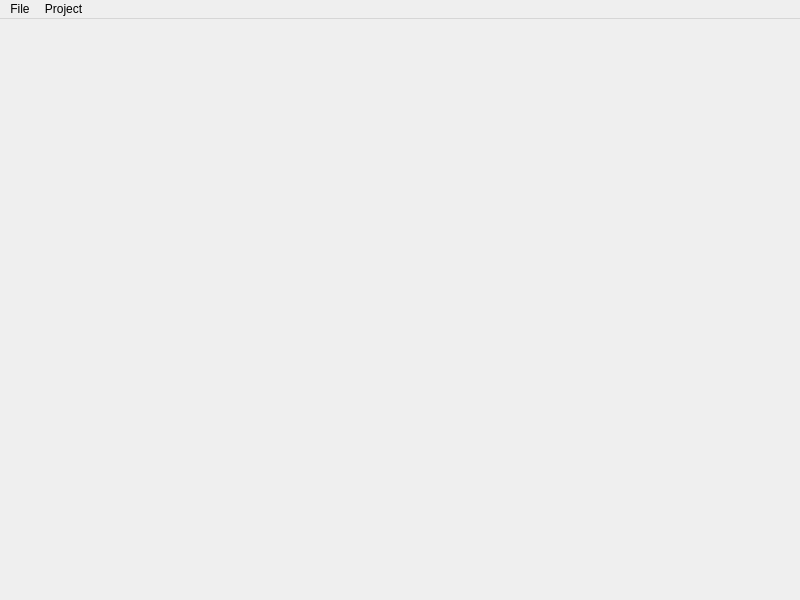
<?xml version="1.0" encoding="UTF-8"?>
<ui version="4.0">
 <class>MainWindowClass</class>
 <widget class="QMainWindow" name="MainWindowClass">
  <property name="geometry">
   <rect>
    <x>0</x>
    <y>0</y>
    <width>800</width>
    <height>600</height>
   </rect>
  </property>
  <property name="minimumSize">
   <size>
    <width>800</width>
    <height>600</height>
   </size>
  </property>
  <property name="windowTitle">
   <string>PK Creator </string>
  </property>
  <property name="locale">
   <locale language="English" country="UnitedStates"/>
  </property>
  <widget class="QWidget" name="centralWidget">
   <layout class="QVBoxLayout" name="verticalLayout"/>
  </widget>
  <widget class="QMenuBar" name="menuBar">
   <property name="geometry">
    <rect>
     <x>0</x>
     <y>0</y>
     <width>800</width>
     <height>21</height>
    </rect>
   </property>
   <widget class="QMenu" name="menuFile">
    <property name="title">
     <string>File</string>
    </property>
    <addaction name="actionNewProject"/>
    <addaction name="actionOpenProject"/>
    <addaction name="actionSaveProject"/>
    <addaction name="separator"/>
    <addaction name="actionOpenContainingFolder"/>
    <addaction name="separator"/>
    <addaction name="actionExit"/>
   </widget>
   <widget class="QMenu" name="menuCode">
    <property name="title">
     <string>Project</string>
    </property>
    <addaction name="actionGenerateCode"/>
    <addaction name="separator"/>
    <addaction name="actionConfig"/>
   </widget>
   <addaction name="menuFile"/>
   <addaction name="menuCode"/>
  </widget>
  <action name="actionNewProject">
   <property name="text">
    <string>New Project</string>
   </property>
  </action>
  <action name="actionOpenProject">
   <property name="text">
    <string>Open Project</string>
   </property>
  </action>
  <action name="actionSaveProject">
   <property name="text">
    <string>Save Project</string>
   </property>
  </action>
  <action name="actionExit">
   <property name="text">
    <string>Exit</string>
   </property>
  </action>
  <action name="actionOpenContainingFolder">
   <property name="text">
    <string>Open containing folder</string>
   </property>
  </action>
  <action name="actionGenerateCode">
   <property name="text">
    <string>Generate code</string>
   </property>
  </action>
  <action name="actionConfig">
   <property name="text">
    <string>Config</string>
   </property>
  </action>
 </widget>
 <layoutdefault spacing="6" margin="11"/>
 <resources>
  <include location="Resources.qrc"/>
 </resources>
 <connections/>
</ui>
